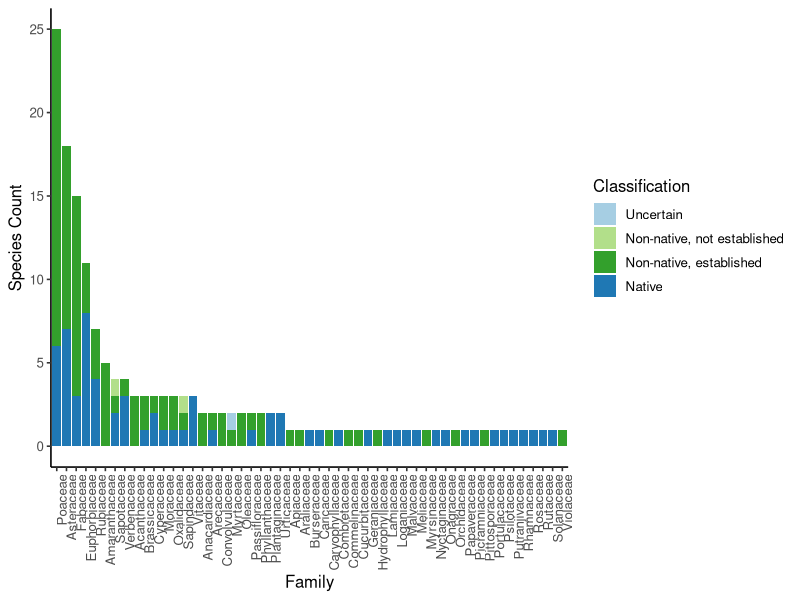
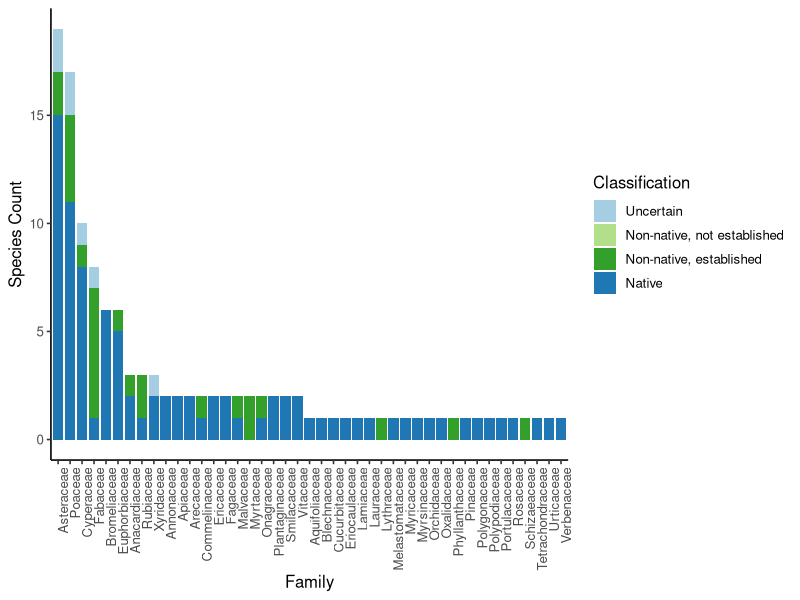
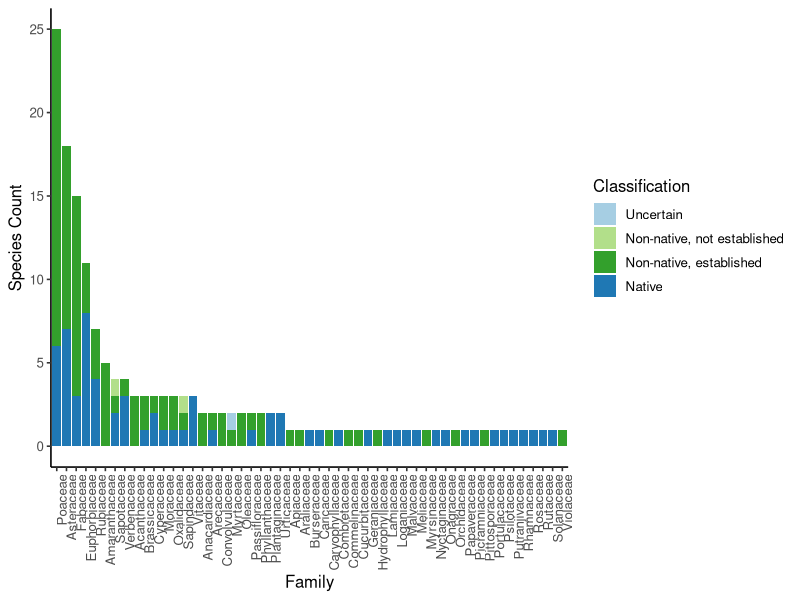
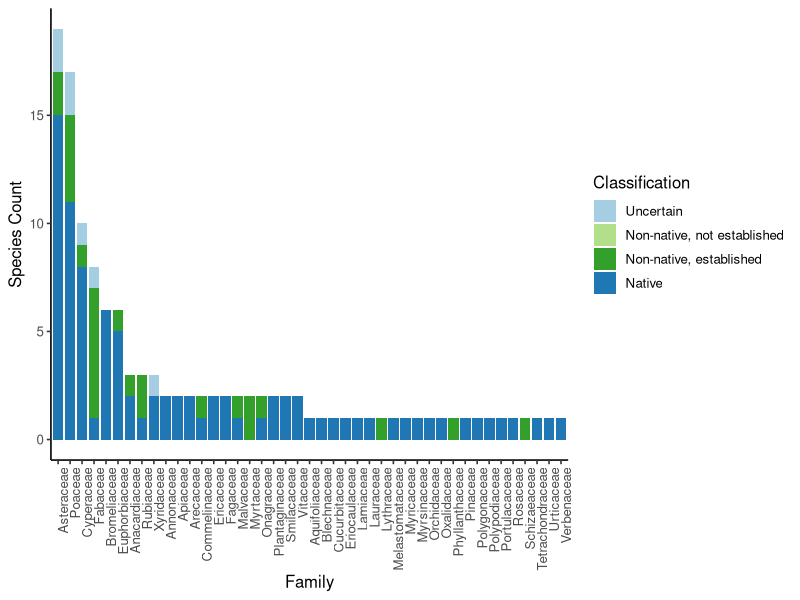

Here is the R script that generated these plots, in order:
### This script develops the families histrograms for publication.

library(tidyverse)

TREC <- read_csv("data/TRECfamilyCounts.csv") %>%
  mutate(Total = `Native` + `Non-native, established` + `Non-native, not established` + `Uncertain`) %>%
  arrange(desc(Total)) %>%
  mutate(Family = factor(Family, levels = reorder(Family, Total)))

TREC_long <- gather(TREC, class, count, -Family) %>%
  filter(class != "Total") %>%
  mutate(class = factor(class, levels = c("Uncertain", "Non-native, not established", "Non-native, established", "Native")))

ggplot(TREC_long, aes(x=Family, y=count, fill=class)) +
  geom_bar(stat="identity")+
  labs(x="Family", y="Species Count", fill="Classification") +
  scale_fill_manual(values=c("#a6cee3", "#b2df8a", "#33a02c", "#1f78b4")) +
  theme_classic(base_size = 12, base_family = "Helvetica") +
  theme(axis.text.x = element_text(angle = 90, hjust = 1))
ggsave("output/TRECfamiliesCount.png")


ECHO <- read_csv("data/ECHOfamilyCounts.csv") %>%
  mutate(Total = `Native` + `Non-native, established` + `Non-native, not established` + `Uncertain`) %>%
  arrange(desc(Total)) %>%
  mutate(Family = factor(Family, levels = reorder(Family, Total)))

ECHO_long <- gather(ECHO, class, count, -Family) %>%
  filter(class != "Total") %>%
  mutate(class = factor(class, levels = c("Uncertain", "Non-native, not established", "Non-native, established", "Native")))

ggplot(ECHO_long, aes(x=Family, y=count, fill=class)) +
  geom_bar(stat="identity")+
  labs(x="Family", y="Species Count", fill="Classification") +
  scale_fill_manual(values=c("#a6cee3", "#b2df8a", "#33a02c", "#1f78b4")) +
  theme_classic(base_size = 12, base_family = "Helvetica") +
  theme(axis.text.x = element_text(angle = 90, hjust = 1))
ggsave("output/ECHOfamiliesCount.png")
